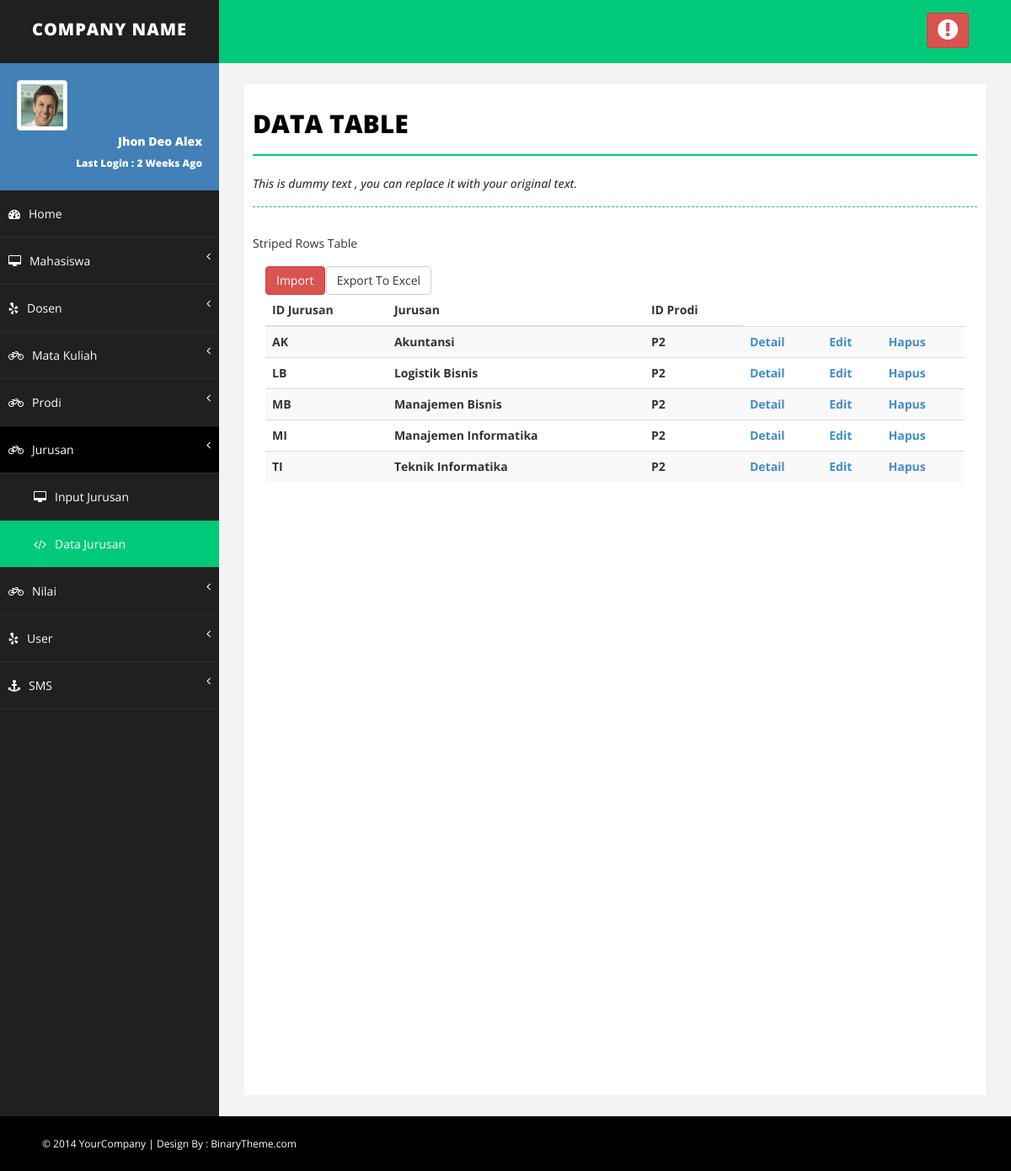
Screenshot of /show_data_jrsn.php (signed in) with the database file from the repository.
### tables this page shows
CREATE TABLE IF NOT EXISTS `t_jurusan` (
  `id_jurusan` varchar(10) NOT NULL,
  `jurusan` varchar(25) NOT NULL,
  `id_prodi` varchar(10) NOT NULL,
  PRIMARY KEY (`id_jurusan`),
  KEY `id_prodi` (`id_prodi`)
);

### show_data_jrsn.php (the view, shortened to what this page needs)
<?php
if($_SESSION['admin']!=""){
?>
<!DOCTYPE html>
<html xmlns="http://www.w3.org/1999/xhtml">
<head>
    <link href="assets/css/bootstrap.css" rel="stylesheet" />
    <link href="assets/css/font-awesome.css" rel="stylesheet" />
    <link href="assets/css/basic.css" rel="stylesheet" />
    <link href="assets/css/custom.css" rel="stylesheet" />
</head>
<body>
    <div id="wrapper">
        <nav class="navbar navbar-default navbar-cls-top " role="navigation" style="margin-bottom: 0">
            <div class="navbar-header">
                <a class="navbar-brand" href="index.html">COMPANY NAME</a>
            </div>
            <div class="header-right">
                <a href="logout.php" class="btn btn-danger" title="Logout"><i class="fa fa-exclamation-circle fa-2x"></i></a>
            </div>
        </nav>
        <nav class="navbar-default navbar-side" role="navigation">
            <div class="sidebar-collapse">
                <ul class="nav" id="main-menu">
                    <li>
                        <div class="user-img-div">
                            <img src="assets/img/user.png" class="img-thumbnail" />
                            <div class="inner-text">
                                Jhon Deo Alex
                            <br />
                                <small>Last Login : 2 Weeks Ago </small>
                            </div>
                        </div>
                    </li>
                    <li>
                        <a href="index.php"><i class="fa fa-dashboard "></i>Home</a>
                    </li>
                    <li>
                        <a href="#"><i class="fa fa-desktop "></i>Mahasiswa <span class="fa arrow"></span></a>
                    </li>
                     <li>
                        <a href="#"><i class="fa fa-yelp "></i>Dosen <span class="fa arrow"></span></a>
                    </li>
					<li>
                        <a href="#""><i class="fa fa-bicycle "></i>Mata Kuliah <span class="fa arrow"></span></a>
                    </li>
					<li>
                        <a href="#"><i class="fa fa-bicycle "></i>Prodi<span class="fa arrow"></span></a>
                    </li>
					<li>
                        <a href="#" class="active-menu-top"><i class="fa fa-bicycle "></i>Jurusan <span class="fa arrow"></span></a>
                         <ul class="nav nav-second-level collapse in">
                             <li>
                                <a href="input_data_jrsn.php"><i class="fa fa-desktop "></i>Input Jurusan </a>
                            </li>
                             <li>
                                <a class="active-menu" href="show_data_jrsn.php"><i class="fa fa-code "></i>Data Jurusan</a>
                            </li>
                        </ul>
                    </li>
					<li>
                        <a href="#"><i class="fa fa-bicycle "></i>Nilai <span class="fa arrow"></span></a>
                    </li>
					<li>
                    <a href="#"><i class="fa fa-yelp "></i>User <span class="fa arrow"></span></a>
                    </li>
                    <li>
                        <a href="#.php"><i class="fa fa-anchor "></i>SMS<span class="fa arrow"></span></a>
                    </li>
                </ul>
            </div>
        </nav>
        <div id="page-wrapper">
            <div id="page-inner">
                <div class="row">
                    <div class="col-md-12">
                        <h1 class="page-head-line">Data Table</h1>
                        <h1 class="page-subhead-line">This is dummy text , you can replace it with your original text. </h1>
                    </div>
                </div>
                            Striped Rows Table
                            <div class="panel-body">
                            <div class="table-responsive">
							<div class="row">
							<div class="col-md-1">
							<form action="import_data_jrsn.php">
							<button type="submit" class="btn btn-danger">Import</button>
							</form>
							</div>
							<div class="col-md-1">
							<form action="export_jurusan.php" >
							<button type="submit" class="btn btn-default">Export To Excel</button>
							</form>
							</div>
							</div>
                                <table class="table table-striped">
                                    <thead>
                                        <tr>
                                            <th>ID Jurusan</th>
                                            <th>Jurusan</th>
											<th>ID Prodi</th>
                                        </tr>
                                    </thead>
									<?php
									$tampil=mysql_query("SELECT * FROM t_jurusan ORDER BY id_jurusan ASC");
									while ($r=mysql_fetch_array($tampil)){
										echo "<tr>
										<th>$r[id_jurusan]</th>
                                        <th>$r[jurusan]</th>
										<th>$r[id_prodi]</th>
										<th><a href='detail_data_jrsn.php?id=$r[id_jurusan]'>Detail</a></th>
										<th><a href='edit_data_jrsn.php?id=$r[id_jurusan]'>Edit</a></th>
										<th><a href='delete_data_jrsn.php?id=$r[id_jurusan]' onClick=\"return confirm('Apakah Anda yakin Menghapus $r[jurusan]?');\">Hapus</a></th>
										</tr>";
									}
									?>
                                </table>
                            </div>
                        </div>
                    </div>
            </div>
        </div>
    <div id="footer-sec">
        &copy; 2014 YourCompany | Design By : <a href="http://www.binarytheme.com/" target="_blank">BinaryTheme.com</a>
    </div>
</body>
</html>
<?php
	}else{
		header("location: login.php");
	}
?>

### assets/css/basic.css (style rules this page uses)
body { font-family: 'Open Sans', sans-serif; line-height:25px; }
#wrapper { width: 100%; background: #202020; }
#page-wrapper { padding: 15px 15px; min-height: 600px; background: #F3F3F3; }
#page-inner { width: 100%; margin: 10px 20px 10px 0px; background-color: #fff!important; padding: 10px; min-height: 1200px; }
.page-head-line { font-size: 30px; text-transform: uppercase; color: #000; font-weight: 800; padding-bottom: 20px; border-bottom: 2px solid #00CA79; margin-bottom: 10px; }
.page-subhead-line { font-size: 14px; padding-top: 5px; padding-bottom: 20px; font-style:italic; margin-bottom:30px; border-bottom:1px dashed #00CA79; }
.navbar-cls-top .navbar-brand { color: #fff; background: #202020; width: 260px; text-align: center; height: 75px; font-size: 20px; letter-spacing: 1px; font-weight: 900; padding-top: 25px; text-transform:uppercase; }
.header-right { color: #fff; padding: 15px 50px 5px 50px; float: right; font-size: 16px; }
.user-img-div { min-height: 140px; padding: 20px; background-color: #4380B8; }
.user-img-div img { max-height: 60px; }
.user-img-div .inner-text { text-align: right; position: relative; color: #fff; font-weight: 800; line-height: 25px; }
.active-menu { background-color: #00CA79!important; }
.active-menu-top { background-color: #000!important; }
.arrow { float: right; }
.fa.arrow:before { content: "\f104"; }
.nav-second-level li, .nav-third-level li { border-bottom: none !important; }
.nav-second-level li a { padding-left: 37px; }
.sidebar-collapse, .sidebar-collapse .nav { background: none; }
.sidebar-collapse .nav { padding: 0; }
.sidebar-collapse .nav > li > a { color: #fff; background: #202020; text-shadow: none; padding: 15px 40px; border-bottom: 1px solid #2F2E31; }
.sidebar-collapse > .nav > li > a { padding: 15px 10px; }
.nav-second-level > li:last-child > a:after, .nav-third-level > li:last-child > a:after { height: 50%; }
.navbar-side { border: none; background-color: #202020; }
.navbar-cls-top { background: #00CA79; border-bottom: none; }
.navbar-default { border: 0px solid black; }
.navbar-header { background: #000000; }
.nav > li > a > i { margin-right: 10px; }
#footer-sec { background-color:#000; padding:20px 50px; color:#fff; font-size:12px; }
#footer-sec a { color:#fff; }
@media (min-width:768px) { #page-wrapper { margin: 0 0 0 260px; padding: 15px 30px; min-height: 1200px; } }
@media (min-width:768px) { .navbar-side { z-index: 1; position: absolute; width: 260px; } }
@media (min-width:768px) { .navbar { border-radius: 0px; } }

### rows the page displays
t_jurusan: id_jurusan "AK", jurusan "Akuntansi", id_prodi "P2"
t_jurusan: id_jurusan "LB", jurusan "Logistik Bisnis", id_prodi "P2"
t_jurusan: id_jurusan "MB", jurusan "Manajemen Bisnis", id_prodi "P2"
t_jurusan: id_jurusan "MI", jurusan "Manajemen Informatika", id_prodi "P2"
t_jurusan: id_jurusan "TI", jurusan "Teknik Informatika", id_prodi "P2"
